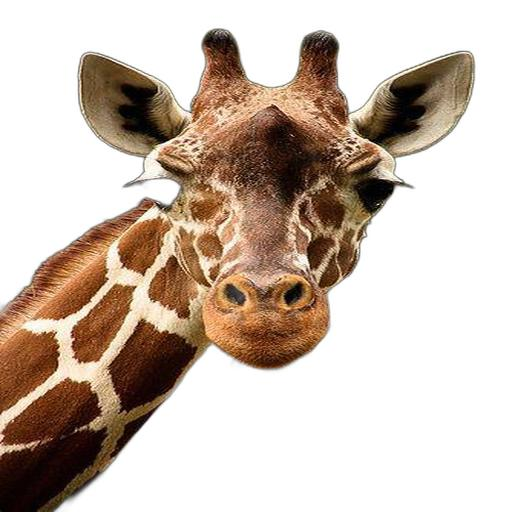
#> input picture after_prep_img_clean/106.jpg, 512 x 512 px, found by its file name; its folder holds only this picture in this run
$ python classify_giraffe_face_direction.py
#> lines starting #> are read from the running program, lines starting #| are printed output that depends on the picture; after the words box and inside, x2 and y2 are one past the last pixel; in counts of white or black regions, pixels touching at a corner belong together
import os
import cv2
import numpy as np
import shutil

def classify_giraffe_face_direction(image_path):
    """기린 이미지 한 장의 얼굴 방향(left, right, front) 분류"""
    img = cv2.imread(image_path)
    if img is None:
        return 'unreadable'

    gray = cv2.cvtColor(img, cv2.COLOR_BGR2GRAY)
    _, thresh = cv2.threshold(gray, 150, 255, cv2.THRESH_BINARY_INV)

    h, w = thresh.shape
    left_half = thresh[:, :w // 2]
    right_half = thresh[:, w // 2:]

    left_intensity = np.sum(left_half)
    right_intensity = np.sum(right_half)

    ratio = left_intensity / (right_intensity + 1e-5)

    if ratio > 1.3:
        return 'left'
    elif ratio < 0.7:
        return 'right'
    else:
        return 'front'

def ensure_folder(path):
    """폴더가 없으면 생성"""
    if not os.path.exists(path):
        os.makedirs(path)

def classify_and_move_images(source_folder, output_root='classified'):
    """이미지를 방향별로 분류하고 폴더에 저장"""
    directions = ['left', 'right', 'front', 'unreadable']

    # 폴더 생성
    for d in directions:
        ensure_folder(os.path.join(output_root, d))

    for file_name in sorted(os.listdir(source_folder)):
        if file_name.lower().endswith(('.png', '.jpg', '.jpeg')):
            image_path = os.path.join(source_folder, file_name)
            direction = classify_giraffe_face_direction(image_path)
            destination = os.path.join(output_root, direction, file_name)
            shutil.copy(image_path, destination)
            print(f"{file_name} → {direction}")

def main():
    source_folder = 'after_prep_img_clean'          # 원본 이미지 폴더
    output_root = 'classified'        # 결과 저장 폴더
    classify_and_move_images(source_folder, output_root)
#> in classify_giraffe_face_direction, img is the input picture: shape (512, 512, 3); mean B, G, R 176.2, 188.1, 203.4
#> in classify_giraffe_face_direction, `gray = cv2.cvtColor(img, cv2.COLOR_BGR2GRAY)`:
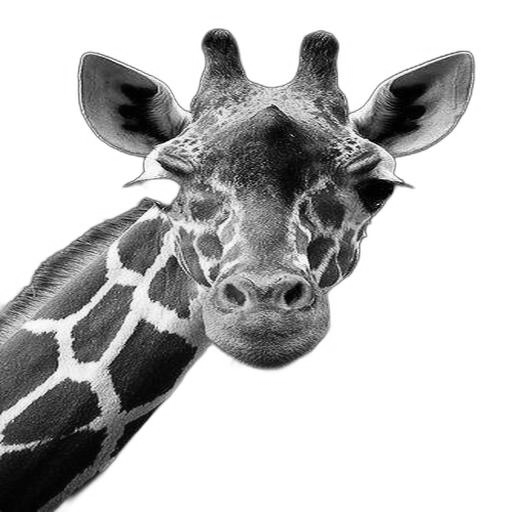
#> gray: shape (512, 512); min 0, max 255, mean 191.3
#> in classify_giraffe_face_direction, `_, thresh = cv2.threshold(gray, 150, 255, cv2.THRESH_BINARY_INV)`:
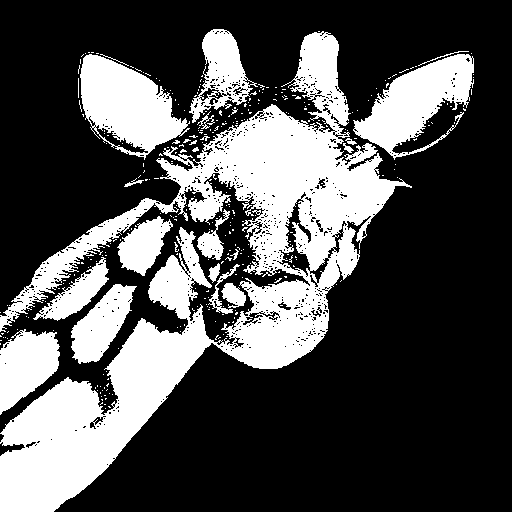
#> thresh: shape (512, 512); 31.4% white; 327 white regions (304 under 20 px), largest, box (x1, y1, x2, y2) and area: (0, 31, 412, 512) 54572, (80, 54, 190, 160) 6504, (353, 54, 474, 160) 6058
#> in classify_giraffe_face_direction, `left_half = thresh[:, :w // 2]`:
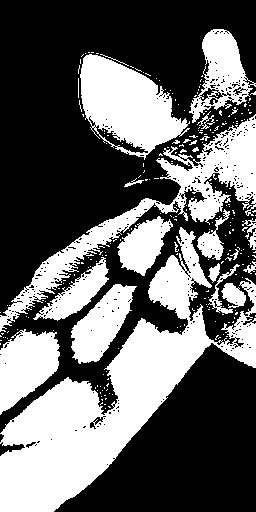
#> left_half: shape (512, 256); 39.8% white; 253 white regions (230 under 20 px), largest, box (x1, y1, x2, y2) and area: (0, 227, 256, 512) 22270, (0, 114, 256, 332) 8401, (80, 54, 190, 160) 6504
#> in classify_giraffe_face_direction, `right_half = thresh[:, w // 2:]`:
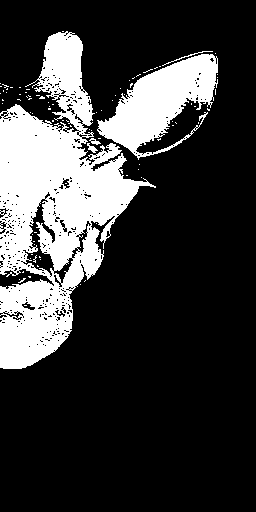
#> right_half: shape (512, 256); 23% white; 87 white regions (82 under 20 px), largest, box (x1, y1, x2, y2) and area: (0, 31, 156, 369) 23640, (97, 54, 218, 160) 6058, (162, 51, 213, 66) 61, (87, 143, 98, 153) 49, (89, 138, 101, 145) 40
#> in classify_giraffe_face_direction, `left_intensity = np.sum(left_half)`: left_intensity = 13289325
#> in classify_giraffe_face_direction, `right_intensity = np.sum(right_half)`: right_intensity = 7671675
#> in classify_giraffe_face_direction, `ratio = left_intensity / (right_intensity + 1e-5)`: ratio = 1.73

if __name__ == "__main__":
    main()

$ run again, on after_prep_img_clean/124.jpg
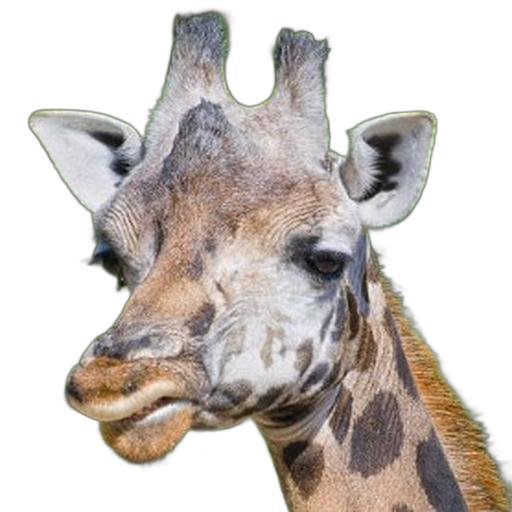
#> input picture after_prep_img_clean/124.jpg, 512 x 512 px, found by its file name
#> in classify_giraffe_face_direction, img is the input picture: shape (512, 512, 3); mean B, G, R 192.8, 197, 204.3
#> in classify_giraffe_face_direction, `_, thresh = cv2.threshold(gray, 150, 255, cv2.THRESH_BINARY_INV)`:
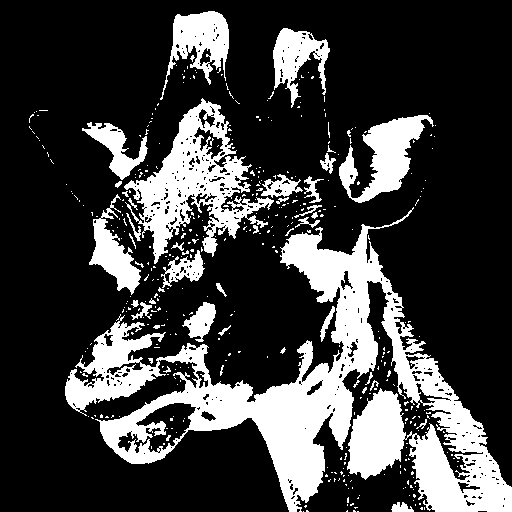
#> thresh: shape (512, 512); 24.6% white; 404 white regions (365 under 20 px), largest, box (x1, y1, x2, y2) and area: (65, 207, 512, 512) 39134, (124, 98, 274, 264) 8651, (339, 115, 434, 203) 3551
#> left_half: shape (512, 256); 20.9% white; 206 white regions (184 under 20 px), largest, box (x1, y1, x2, y2) and area: (65, 314, 256, 464) 10143, (124, 98, 256, 264) 8473, (160, 11, 229, 100) 2662
#> in classify_giraffe_face_direction, `right_half = thresh[:, w // 2:]`:
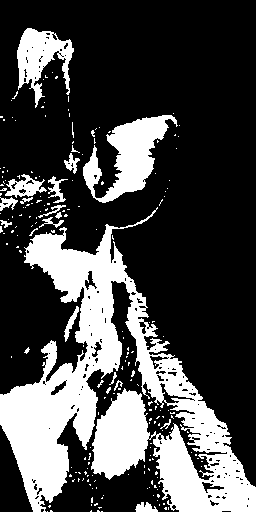
#> right_half: shape (512, 256); 28.3% white; 204 white regions (185 under 20 px), largest, box (x1, y1, x2, y2) and area: (0, 207, 256, 512) 28984, (83, 115, 178, 203) 3551, (17, 28, 74, 108) 2119
#> left_intensity = 6986745
#> right_intensity = 9462540
#> ratio = 0.738

$ run again, on after_prep_img_clean/127.jpg
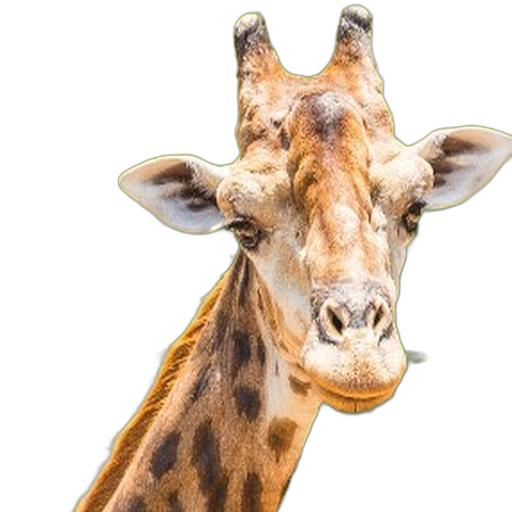
#> input picture after_prep_img_clean/127.jpg, 512 x 512 px, found by its file name
#> in classify_giraffe_face_direction, img is the input picture: shape (512, 512, 3); mean B, G, R 202.4, 215.2, 229.6
#> in classify_giraffe_face_direction, `_, thresh = cv2.threshold(gray, 150, 255, cv2.THRESH_BINARY_INV)`:
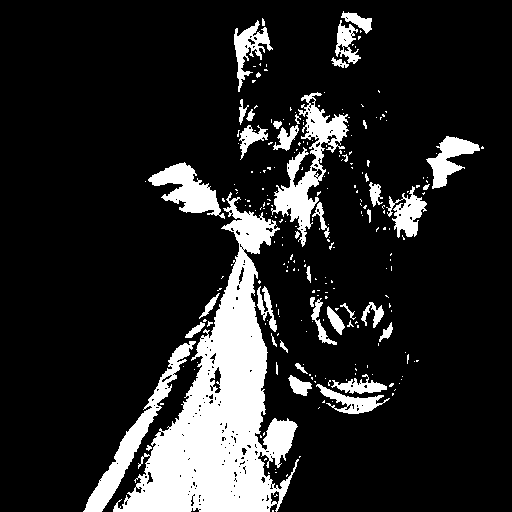
#> thresh: shape (512, 512); 15.2% white; 249 white regions (206 under 20 px), largest, box (x1, y1, x2, y2) and area: (113, 192, 299, 512) 22014, (271, 92, 349, 247) 3342, (83, 341, 196, 512) 2821
#> left_half: shape (512, 256); 19% white; 38 white regions (28 under 20 px), largest, box (x1, y1, x2, y2) and area: (113, 192, 256, 512) 18603, (83, 341, 196, 512) 2821, (148, 162, 225, 219) 1925
#> in classify_giraffe_face_direction, `right_half = thresh[:, w // 2:]`:
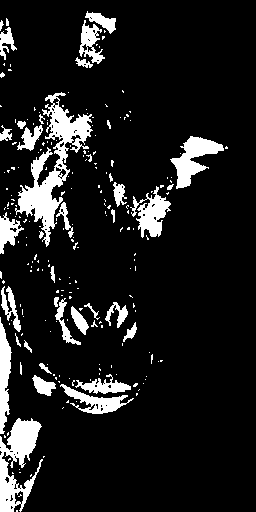
#> right_half: shape (512, 256); 11.4% white; 220 white regions (181 under 20 px), largest, box (x1, y1, x2, y2) and area: (15, 92, 93, 247) 3342, (0, 418, 43, 512) 2059, (170, 136, 224, 189) 1202
#> left_intensity = 6345165
#> right_intensity = 3808680
#> ratio = 1.67

$ run again, on after_prep_img_clean/13.jpg
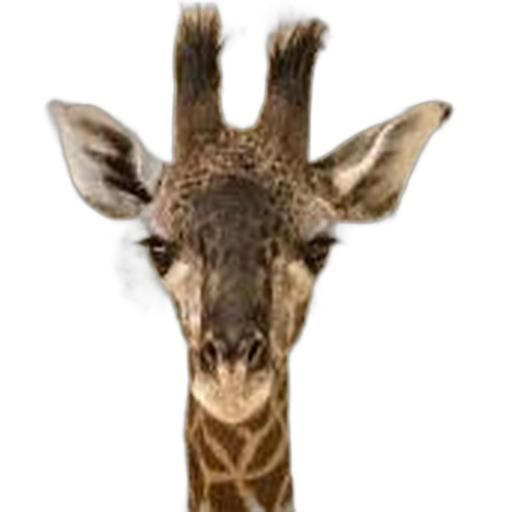
#> input picture after_prep_img_clean/13.jpg, 512 x 512 px, found by its file name
#> in classify_giraffe_face_direction, img is the input picture: shape (512, 512, 3); mean B, G, R 199.6, 207.1, 214.4
#> in classify_giraffe_face_direction, `_, thresh = cv2.threshold(gray, 150, 255, cv2.THRESH_BINARY_INV)`:
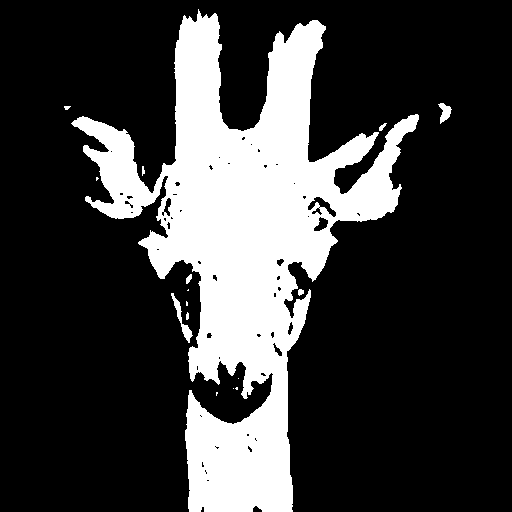
#> thresh: shape (512, 512); 24% white; 16 white regions (7 under 20 px), largest, box (x1, y1, x2, y2) and area: (71, 9, 419, 512) 62202, (171, 293, 193, 343) 249, (438, 103, 452, 124) 156
#> left_half: shape (512, 256); 27% white; 14 white regions (7 under 20 px), largest, box (x1, y1, x2, y2) and area: (71, 9, 256, 399) 28354, (185, 390, 256, 512) 6699, (171, 293, 193, 343) 249
#> in classify_giraffe_face_direction, `right_half = thresh[:, w // 2:]`:
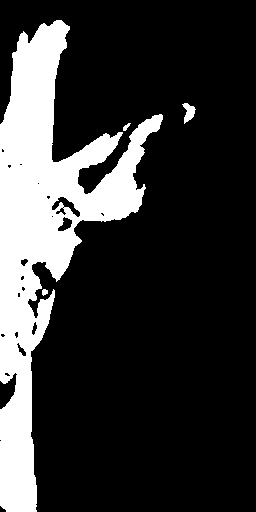
#> right_half: shape (512, 256); 20.9% white; 4 white regions, box (x1, y1, x2, y2) and area: (0, 20, 163, 512) 27149, (182, 103, 196, 124) 156, (123, 123, 131, 131) 32, (42, 289, 48, 296) 32
#> left_intensity = 9036435
#> right_intensity = 6979095
#> ratio = 1.29

$ run again, on after_prep_img_clean/112.jpg
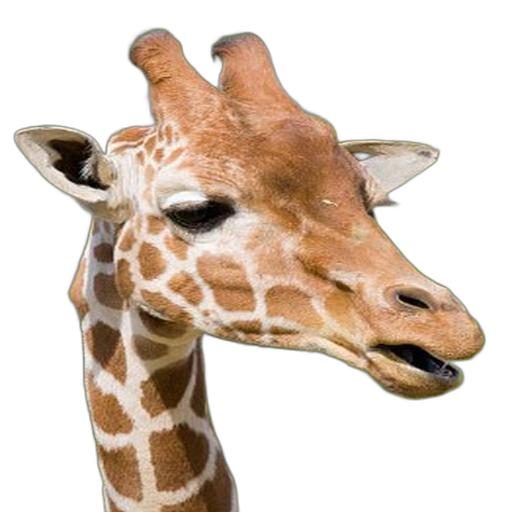
#> input picture after_prep_img_clean/112.jpg, 512 x 512 px, found by its file name
#> in classify_giraffe_face_direction, img is the input picture: shape (512, 512, 3); mean B, G, R 191.8, 204.6, 220.4
#> thresh: shape (512, 512); 20.5% white; 296 white regions (256 under 20 px), largest, box (x1, y1, x2, y2) and area: (73, 196, 328, 512) 19280, (148, 100, 402, 247) 13609, (328, 311, 485, 400) 4515
#> left_half: shape (512, 256); 26.6% white; 161 white regions (132 under 20 px), largest, box (x1, y1, x2, y2) and area: (73, 196, 256, 512) 18741, (18, 129, 111, 191) 2638, (148, 189, 256, 236) 2334
#> in classify_giraffe_face_direction, `right_half = thresh[:, w // 2:]`:
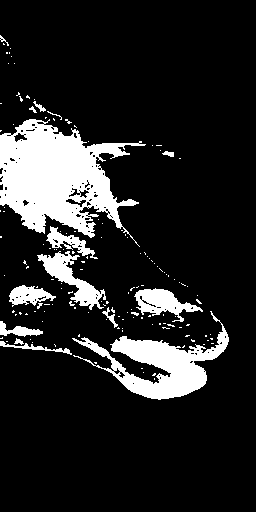
#> right_half: shape (512, 256); 14.5% white; 147 white regions (131 under 20 px), largest, box (x1, y1, x2, y2) and area: (0, 119, 146, 247) 9660, (72, 311, 229, 400) 4515, (37, 251, 106, 310) 1313
#> left_intensity = 8888790
#> right_intensity = 4835820
#> ratio = 1.84
